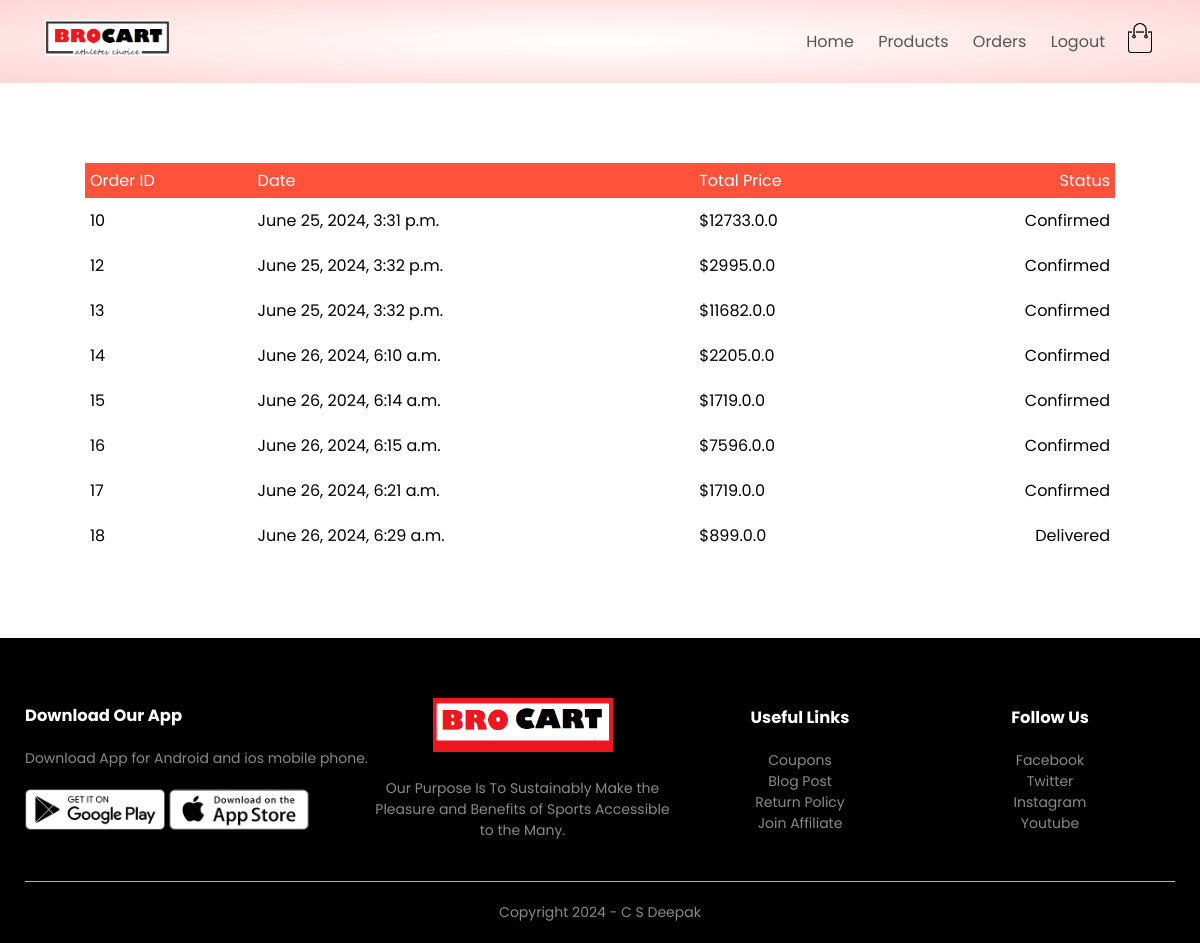
The app's page /orders/orders (signed in), older data.
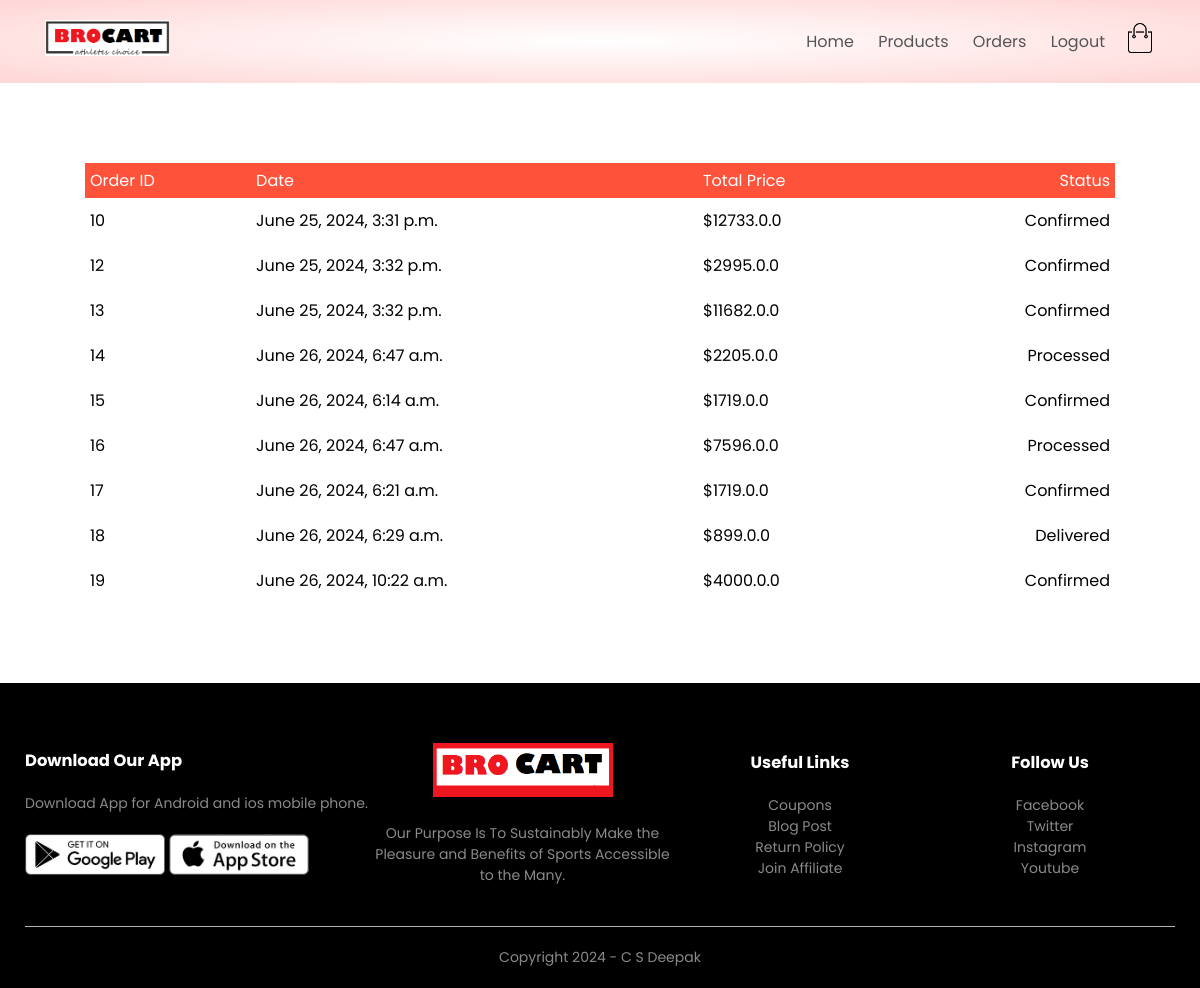
The same page, newer data.
### orders/models.py (models this page shows, shortened)
class Orders(models.Model):
    LIVE=1
    DELETE=0
    DELETE_CHOICES=((LIVE,'Live'),(DELETE,'Delete'))
    CART_STAGE=0
    ORDER_CONFIRMED=1
    ORDER_PROCESSED=2
    ORDER_DELIVERED=3
    ORDER_REJECTED=4
    STATUS_CHOICE=((ORDER_PROCESSED,"ORDER_PROCESSED"),
                   (ORDER_DELIVERED,"ORDER_DELIVERED"),
                   (ORDER_REJECTED,"ORDER_REJECTED")
                   )
    order_status=models.IntegerField(choices=STATUS_CHOICE,default=CART_STAGE)
    total_price=models.FloatField(default=0)
    owner=models.ForeignKey(Customer,on_delete=models.SET_NULL,related_name='owner',null=True)
    delete_status=models.IntegerField(choices=DELETE_CHOICES,default=LIVE)
    created_at=models.DateTimeField(auto_now=True)
    deleted_at=models.DateTimeField(auto_now=True)

### orders/views.py (the view)
# urls.py: path('orders',views.show_orders,name='orders'),
@login_required(login_url='account')
def show_orders(request):
    user=request.user
    customer=user.customer_profile
    all_orders=Orders.objects.filter(
        owner=customer,
    ).exclude(order_status=Orders.CART_STAGE)
    context={'orders':all_orders}
    return render(request,'orders.html',context)

### orders/templatetags/getstatus.py (called while the page is built)
@register.simple_tag(name='getstatus')
def getstatus(status):
    status=status-1
    status_array=['Confirmed','Processed','Delivered','Rejected']
    return status_array[status]

### templates/orders.html
{% extends 'blank_layout.html' %}
{% block content %}
    {% include 'order_container.html' %}
{% endblock content %}

### templates/order_container.html
{% load getstatus %}
<div class="small-container cart-page">
    {% if orders %}
    <table>
        <tbody><tr>
            <th>Order ID</th>
            <th>Date</th>
            <th>Total Price</th>
            <th>Status</th>
        </tr>
        {% for order in orders %}
        <tr>
            <td>{{order.id}}</td>
            <td>{{order.created_at}}</td>
            <td>${{order.total_price}}.0</td>
            <td>{% getstatus order.order_status %}</td>
        </tr>
        {% endfor %}
    </tbody></table>
    {% else %}
        <p>No Orders.</p>
    {% endif %}
</div>

Row changes from the older to the newer data that the page shows:
changed Orders id 14: created_at "June 26, 2024, 6:10 a.m." → "June 26, 2024, 6:47 a.m."; order_status "Confirmed" → "Processed"
changed Orders id 16: created_at "June 26, 2024, 6:15 a.m." → "June 26, 2024, 6:47 a.m."; order_status "Confirmed" → "Processed"
now on this page (row edited): Orders: id "19", created_at "June 26, 2024, 10:22 a.m.", total_price "4000.0", order_status "Confirmed"
